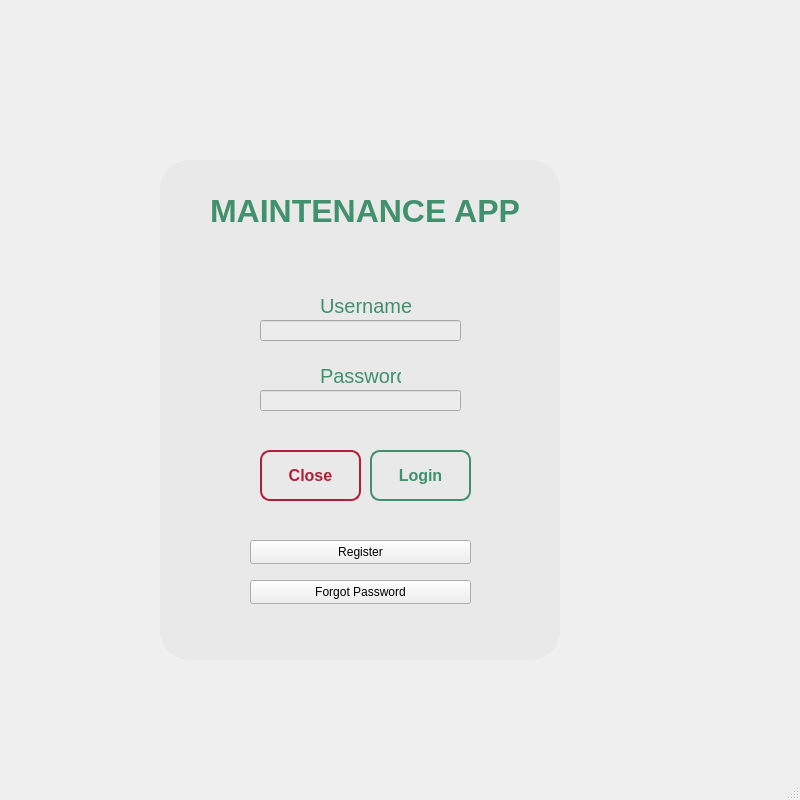
<?xml version="1.0" encoding="UTF-8"?>
<ui version="4.0">
 <class>MainWindow</class>
 <widget class="QMainWindow" name="MainWindow">
  <property name="geometry">
   <rect>
    <x>0</x>
    <y>0</y>
    <width>800</width>
    <height>800</height>
   </rect>
  </property>
  <property name="minimumSize">
   <size>
    <width>800</width>
    <height>800</height>
   </size>
  </property>
  <property name="maximumSize">
   <size>
    <width>800</width>
    <height>800</height>
   </size>
  </property>
  <property name="windowTitle">
   <string>MainWindow</string>
  </property>
  <property name="styleSheet">
   <string notr="true"/>
  </property>
  <widget class="QWidget" name="centralwidget">
   <widget class="QFrame" name="frame">
    <property name="geometry">
     <rect>
      <x>160</x>
      <y>160</y>
      <width>400</width>
      <height>500</height>
     </rect>
    </property>
    <property name="styleSheet">
     <string notr="true">QFrame{
	
	background-color: rgb(233, 233, 233);
	border-radius:30px;

	
}</string>
    </property>
    <property name="frameShape">
     <enum>QFrame::Shape::NoFrame</enum>
    </property>
    <property name="frameShadow">
     <enum>QFrame::Shadow::Plain</enum>
    </property>
    <widget class="QLabel" name="label">
     <property name="geometry">
      <rect>
       <x>50</x>
       <y>20</y>
       <width>311</width>
       <height>61</height>
      </rect>
     </property>
     <property name="font">
      <font>
       <family>Segoe UI</family>
       <pointsize>24</pointsize>
       <bold>true</bold>
      </font>
     </property>
     <property name="styleSheet">
      <string notr="true">color: #40916c;
</string>
     </property>
     <property name="text">
      <string>MAINTENANCE APP</string>
     </property>
    </widget>
    <widget class="QLabel" name="label_2">
     <property name="geometry">
      <rect>
       <x>160</x>
       <y>130</y>
       <width>91</width>
       <height>31</height>
      </rect>
     </property>
     <property name="font">
      <font>
       <pointsize>15</pointsize>
      </font>
     </property>
     <property name="styleSheet">
      <string notr="true">color: #40916c;</string>
     </property>
     <property name="text">
      <string>Username </string>
     </property>
    </widget>
    <widget class="QLabel" name="label_3">
     <property name="geometry">
      <rect>
       <x>160</x>
       <y>200</y>
       <width>81</width>
       <height>31</height>
      </rect>
     </property>
     <property name="font">
      <font>
       <pointsize>15</pointsize>
      </font>
     </property>
     <property name="styleSheet">
      <string notr="true">color: #40916c;</string>
     </property>
     <property name="text">
      <string>Password </string>
     </property>
    </widget>
    <widget class="QLineEdit" name="usernameLine">
     <property name="geometry">
      <rect>
       <x>100</x>
       <y>160</y>
       <width>201</width>
       <height>21</height>
      </rect>
     </property>
     <property name="font">
      <font>
       <pointsize>13</pointsize>
      </font>
     </property>
     <property name="styleSheet">
      <string notr="true">background-color: rgb(236, 236, 236);</string>
     </property>
    </widget>
    <widget class="QLineEdit" name="passwordLine">
     <property name="geometry">
      <rect>
       <x>100</x>
       <y>230</y>
       <width>201</width>
       <height>21</height>
      </rect>
     </property>
     <property name="styleSheet">
      <string notr="true">background-color: rgb(236, 236, 236);</string>
     </property>
    </widget>
    <widget class="QPushButton" name="loginButton">
     <property name="geometry">
      <rect>
       <x>210</x>
       <y>290</y>
       <width>101</width>
       <height>51</height>
      </rect>
     </property>
     <property name="font">
      <font>
       <pointsize>12</pointsize>
       <bold>true</bold>
      </font>
     </property>
     <property name="styleSheet">
      <string notr="true">QPushButton{
	color: #40916c;
   border : 2px solid #40916c;
   border-radius :10px;
}
QPushButton:hover{
	color: #40916c;
   border : 2px solid #40916c;
   border-radius :10px;
   background-color : #b7e4c7;
}
QPushButton:pressed{
   	color: #40916c;
   border : 2px solid #40916c;
   border-radius :10px;
   background-color : #2d6a4f;
}

</string>
     </property>
     <property name="text">
      <string>Login</string>
     </property>
    </widget>
    <widget class="QPushButton" name="closeButton">
     <property name="geometry">
      <rect>
       <x>100</x>
       <y>290</y>
       <width>101</width>
       <height>51</height>
      </rect>
     </property>
     <property name="font">
      <font>
       <pointsize>12</pointsize>
       <bold>true</bold>
      </font>
     </property>
     <property name="styleSheet">
      <string notr="true">QPushButton{
   color: #b21e35;
   border : 2px solid #b21e35;
   border-radius :10px;
}
QPushButton:hover{
   color: #b21e35;
   border : 2px solid #b21e35;
   border-radius :10px;
   background-color : #ff4d6d;
}
QPushButton:pressed{
   color: #b21e35;
   border : 2px solid #b21e35;
   border-radius :10px;
   background-color :#800f2f ;
}
</string>
     </property>
     <property name="text">
      <string>Close</string>
     </property>
    </widget>
    <widget class="QPushButton" name="registerButton">
     <property name="geometry">
      <rect>
       <x>90</x>
       <y>380</y>
       <width>221</width>
       <height>24</height>
      </rect>
     </property>
     <property name="text">
      <string>Register</string>
     </property>
    </widget>
    <widget class="QPushButton" name="pushButton_4">
     <property name="geometry">
      <rect>
       <x>90</x>
       <y>420</y>
       <width>221</width>
       <height>24</height>
      </rect>
     </property>
     <property name="text">
      <string>Forgot Password</string>
     </property>
    </widget>
   </widget>
  </widget>
  <widget class="QMenuBar" name="menubar">
   <property name="geometry">
    <rect>
     <x>0</x>
     <y>0</y>
     <width>800</width>
     <height>33</height>
    </rect>
   </property>
  </widget>
  <widget class="QStatusBar" name="statusbar"/>
 </widget>
 <resources/>
 <connections/>
</ui>
